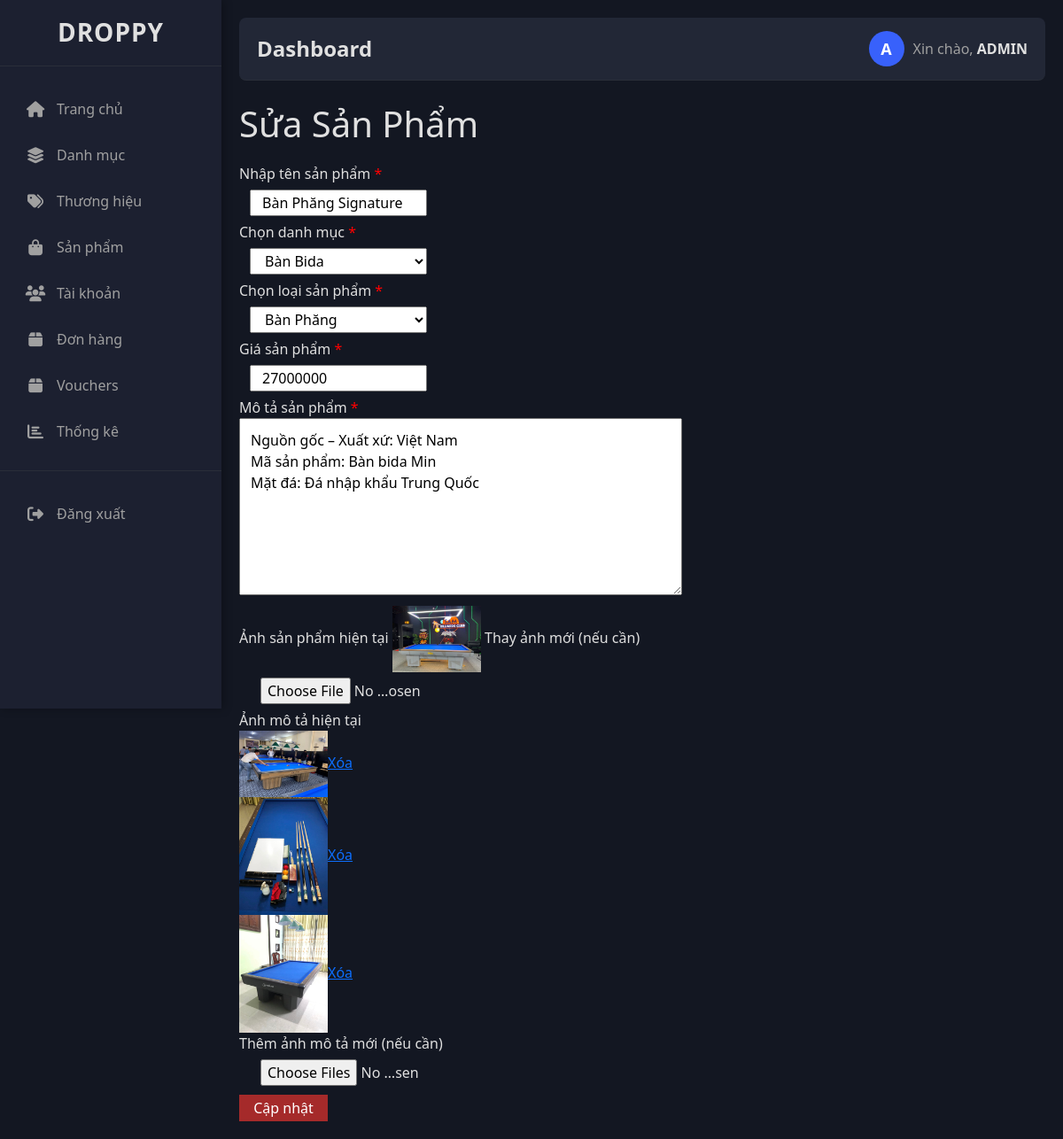
The page /admin/productedit.php?id=90 on the database its author committed.
### tables this page shows
CREATE TABLE `tbl_product` (
  `product_id` int(11) NOT NULL,
  `product_name` varchar(255) NOT NULL,
  `cartegory_id` int(11) NOT NULL,
  `brand_id` int(11) NOT NULL,
  `product_price` int(11) NOT NULL,
  `product_desc` varchar(5000) NOT NULL,
  `product_img` varchar(255) NOT NULL,
  `stock` int(11) DEFAULT 10,
  `sold` int(11) DEFAULT 0
);

CREATE TABLE `tbl_cartegory` (
  `cartegory_id` int(11) NOT NULL,
  `cartegory_name` varchar(255) NOT NULL
);

CREATE TABLE `tbl_brand` (
  `brand_id` int(11) NOT NULL,
  `cartegory_id` int(11) NOT NULL,
  `brand_name` varchar(255) NOT NULL
);

CREATE TABLE `tbl_product_img_desc` (
  `product_id` int(11) NOT NULL,
  `product_img_desc` varchar(255) NOT NULL
);

### admin/dtb.php (called while the page is built, shortened)
<?php
if (!class_exists('Database')) {
    class Database {
        public $host = DB_HOST;
        public $user = DB_USER;
        public $pass = DB_PASS;
        public $dbname = DB_NAME;
        public $link;
        private function connectDB() {
            $this->link = new mysqli($this->host, $this->user, $this->pass, $this->dbname);
        }
        public function select($query, $params = []) {
            $stmt = $this->link->prepare($query);
            $stmt->execute();
            $result = $stmt->get_result();
            return $result->num_rows > 0 ? $result : false;
        }
    }
}
?>

### admin/class/product_class.php (called while the page is built, shortened)
<?php
include "dtb.php";
class product
{
    private $db;
    public function __construct()
    {
        $this->db = new Database();
    }
    public function show_cartegory()
    {
        $query = "SELECT * FROM tbl_cartegory ORDER BY cartegory_id DESC";
        $result = $this->db->select($query);
        return $result;
    }
    public function show_brand()
    {
        $query = "SELECT tbl_brand.*, tbl_cartegory.cartegory_name
                  FROM tbl_brand
                  INNER JOIN tbl_cartegory ON tbl_brand.cartegory_id = tbl_cartegory.cartegory_id
                  ORDER BY tbl_brand.brand_id DESC";
        $result = $this->db->select($query);
        return $result;
    }
    public function get_product($product_id)
    {
        $query = "SELECT * FROM tbl_product WHERE product_id = '$product_id'";
        $result = $this->db->select($query);
        return $result;
    }
    public function get_product_images($product_id) {
        $query = "SELECT * FROM tbl_product_img_desc WHERE product_id = '$product_id'";
        $result = $this->db->select($query);
        return $result;
    }
}
?>

### admin/productedit.php (the view, shortened to what this page needs)
<?php
include "./class/product_class.php";
$product = new Product();
$product_id = $_GET['id'];
include "slider.php";
 include "header.php";
$product_info = $product->get_product($product_id)->fetch_assoc();
$desc_images = $product->get_product_images($product_id);
?>
<div class="admin-content-right">
    <div class="admin-content-right-product_add">
        <h1>Sửa Sản Phẩm</h1>
        <form action="" method="POST" enctype="multipart/form-data">
            <label>Nhập tên sản phẩm <span style="color: red">*</span></label>
            <input name="product_name" required value="<?php echo $product_info['product_name']; ?>" type="text" />
            <label>Chọn danh mục <span style="color: red">*</span></label>
            <select name="cartegory_id" id="">
                <?php
                $show_cartegory = $product->show_cartegory();
                if ($show_cartegory) {
                    while ($result = $show_cartegory->fetch_assoc()) {
                ?>
                <option value="<?php echo $result['cartegory_id'] ?>"
                        <?php if($result['cartegory_id'] == $product_info['cartegory_id']) echo 'selected'; ?>>
                    <?php echo $result['cartegory_name'] ?>
                </option>
                <?php }} ?>
            </select>
            <label>Chọn loại sản phẩm <span style="color: red">*</span></label>
            <select name="brand_id" id="">
                <?php
                $show_brand = $product->show_brand();
                if ($show_brand) {
                    while ($result = $show_brand->fetch_assoc()) {
                ?>
                <option value="<?php echo $result['brand_id'] ?>"
                        <?php if($result['brand_id'] == $product_info['brand_id']) echo 'selected'; ?>>
                    <?php echo $result['brand_name'] ?>
                </option>
                <?php }} ?>
            </select>
            <label>Giá sản phẩm <span style="color: red">*</span></label>
            <input name="product_price" required value="<?php echo $product_info['product_price']; ?>" type="text" />
            <label>Mô tả sản phẩm <span style="color: red">*</span></label>
            <textarea required name="product_desc" cols="30" rows="10"><?php echo $product_info['product_desc']; ?></textarea>
            <label>Ảnh sản phẩm hiện tại</label>
            <img src="../Uploads/<?php echo $product_info['product_img']; ?>" width="100" alt="Product Image">
            <label>Thay ảnh mới (nếu cần)</label>
            <input name="product_img" type="file" />
            <label>Ảnh mô tả hiện tại</label>
            <div class="desc-images">
                <?php
                if ($desc_images && $desc_images->num_rows > 0) {
                    while ($img = $desc_images->fetch_assoc()) {
                        echo '<div class="desc-image-item">';
                        echo '<img src="../Uploads/' . $img['product_img_desc'] . '" width="100" alt="Description Image">';
                        echo '<a href="productedit.php?id=' . $product_id . '&delete_img=' . $img['product_img_desc'] . '"
                              class="delete-img"
                              onclick="return confirm(\'Bạn có chắc muốn xóa ảnh này?\');">Xóa</a>';
                        echo '</div>';
                    }
                } else {
                    echo "Không có ảnh mô tả";
                }
                ?>
            </div>
            <label>Thêm ảnh mô tả mới (nếu cần)</label>
            <input name="product_img_desc[]" type="file" multiple />
            <button type="submit">Cập nhật</button>
        </form>
    </div>
</div>
</body>
</html>

### admin/style.css (style rules this page uses)
:root { --main-bg: #131722; --sidebar-bg: #1c2030; --card-bg: #222736; --text-primary: #e0e0e0; --text-secondary: #a0a0a0; --accent-blue: #3861fb; --accent-green: #16c784; --accent-yellow: #f7931a; --accent-red: #ea3943; --accent-purple: #8a63d2; --border-color: #2a2e39; --hover-bg: #2a2e39; --success-color: #4caf50; }
body { min-height: 100vh; background-color: var(--main-bg); color: var(--text-primary); font-family: "Segoe UI", Tahoma, Geneva, Verdana, sans-serif; margin: 0; }

### admin/productedit.php (style rules this page uses)
h1 { margin-bottom: 20px; }
input, select { width: 200px; height: 30px; display: block; margin: 6px 12px; padding-left: 12px; }
textarea { display: block; width: 500px; height: 200px; margin-bottom: 12px; padding: 12px; }
button { display: block; margin-top: 10px; height: 30px; width: 100px; cursor: pointer; background-color: brown; border: none; color: white; }

### rows shown on the page
tbl_product: product_name "Bàn Phăng Signature", cartegory_id "Bàn Bida", brand_id "Bàn Phăng", product_price "27000000", product_desc "Nguồn gốc – Xuất xứ: Việt Nam Mã sản phẩm: Bàn bida Min Mặt đá: Đá nhập khẩu Trung Quốc", product_img (picture)
tbl_product_img_desc: product_img_desc (picture)
tbl_product_img_desc: product_img_desc (picture)
tbl_product_img_desc: product_img_desc (picture)
